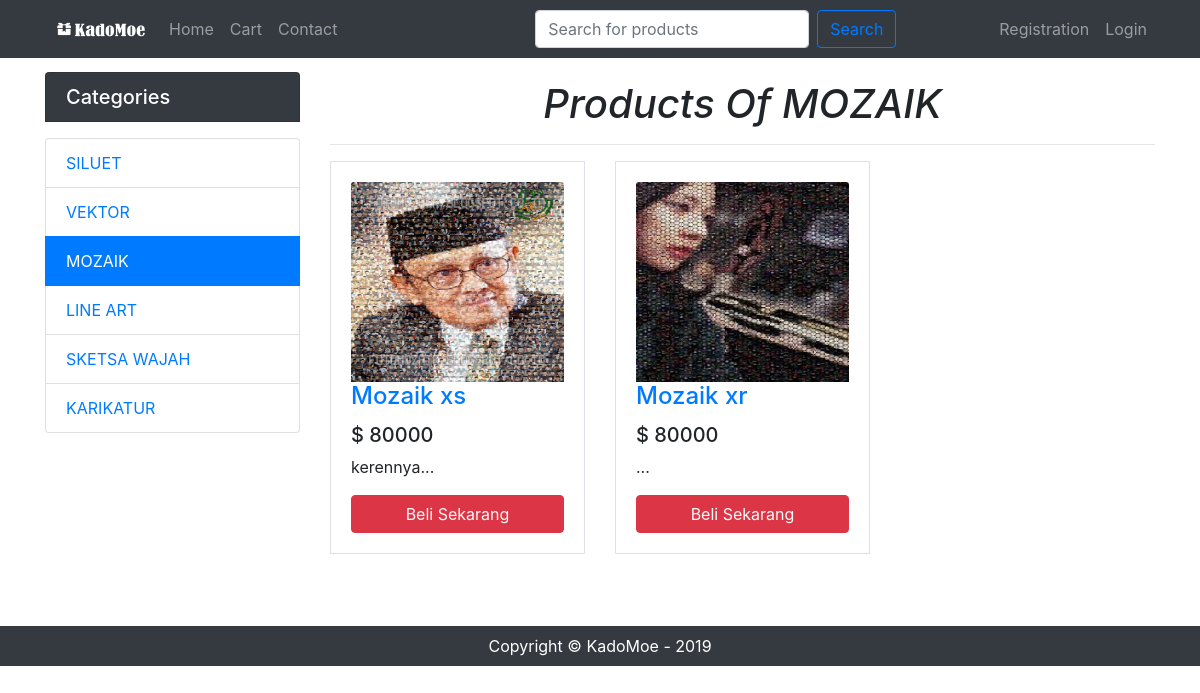
Screenshot of /productsByCat.php?cat_id=21 with the database file from the repository.
### tables this page shows
CREATE TABLE `categories` (
  `id` int(11) NOT NULL,
  `cat_name` varchar(255) NOT NULL
);

CREATE TABLE `products` (
  `pro_id` int(11) NOT NULL,
  `pro_name` varchar(255) NOT NULL,
  `cat_id` int(11) NOT NULL,
  `brand_id` int(11) NOT NULL,
  `price` float NOT NULL,
  `description` text NOT NULL,
  `image` varchar(255) NOT NULL,
  `type` int(11) NOT NULL
);

### classes/category.php (called while the page is built, shortened)
<?php
class category
{
    public function getCategories(){
        $query = "SELECT * FROM categories ORDER BY id DESC";
        $result = db::select($query);
        return $result;
    }
    public function getCategoryById($id){
        $id = mysqli_real_escape_string(db::conn(), $id);
        $query = "SELECT * FROM categories where id = '$id'";
        $result = db::select($query)->fetch_assoc();
        return $result;
    }
}

### lib/db.php (called while the page is built, shortened)
<?php
	class db
	{
		public static function conn()
		{
			try {
				$db = new mysqli('localhost', 'root', '', 'db_KadoMoe');
				return $db;
			} catch (Exception $e) {
				die('Unable to connect ! '.$e->getMessage());
			}
		}
		public static function select($query)
		{
			$result = self::conn()->query($query);
			return $result;
		}
	}
?>

### classes/product.php (called while the page is built, shortened)
<?php
class product
{
    public function getProductsByCategory($cat_id)
    {
        $cat_id = mysqli_real_escape_string(db::conn(), $cat_id);
        $query = "SELECT products.*, brands.brand_name, categories.cat_name FROM products INNER JOIN brands ON products.brand_id = brands.id INNER JOIN categories ON products.cat_id = categories.id WHERE cat_id = '$cat_id'";
        $result = db::select($query);
        return $result;
    }
}

### classes/format.php (called while the page is built, shortened)
<?php
class format
{
    public function textShorten($text, $limit){
        $text = substr($text, 0, $limit);
        $text = substr($text, 0, strrpos($text, ' '));
        $text = $text."...";
        return $text;
    }
}

### productsByCat.php (the view, shortened to what this page needs)
<?php
include "inc/header.php";
?>
<div class="container">
    <div class="row">
        <div class="col-md-3">
            <?php include "inc/categories.php";?>
        </div>
        <div class="col-md-9">
            <br>
            <h1 class="font-italic text-center">
                <?php
                if (isset($_GET['cat_id'])){
                $cat_id = $_GET['cat_id'];
                $cat_name = $cat->getCategoryById($cat_id);
                if ($cat_name){
                    echo "Products Of " . $cat_name['cat_name']."<hr>";
                }
                ?>
            </h1>
            <div class="row">
                <?php
                $pros = $product->getProductsByCategory($cat_id);
                $pro_rows = mysqli_num_rows($pros);
                if ($pro_rows > 0) {
                    while ($pro = $pros->fetch_assoc()) {
                        ?>
                        <div class="col-lg-4 col-md-6 col-sm-6 mb-4">
                            <div class="card-body border">
                                <a href="details.php?pro_id=<?php echo $pro['pro_id']; ?>"><img
                                            class="card-img-top" src="<?php echo $pro['image']; ?>" height="200"
                                            alt=""></a>
                                <h4 class="card-title">
                                    <a href="details.php?pro_id=<?php echo $pro['pro_id']; ?>"><?php echo $pro['pro_name']; ?></a>
                                </h4>
                                <h5>$ <?php echo $pro['price']; ?></h5>
                                <p class="card-text"><?php echo $fm->textShorten($pro['description'], 80); ?></p>
                                <a href="details.php?pro_id=<?php echo $pro['pro_id']; ?>"
                                   class="btn btn-danger text-light btn-block">Beli Sekarang</a>
                            </div>
                        </div>
                    <?php }
                }
                } else { ?>
                    <script>window.location = 'home.php'</script>
                <?php } ?>
            </div>
        </div>
    </div>
</div>
<br>
<?php
include "inc/footer.php";
?>

### inc/categories.php
<h5 class="my-3 bg-dark list-group-item text-white">Categories</h5>
<div class="list-group">
    <?php
    $cts = $cat->getCategories();
    if ($cts) {
        while ($ct = $cts->fetch_assoc()) {
            ?>
            <a href='productsByCat.php?cat_id=<?php echo $ct['id']; ?>' class='list-group-item
<?php
            if (isset($_GET['cat_id']) AND $_GET['cat_id'] == $ct['id']) echo 'active';
            ?>
'><?php echo $ct['cat_name']; ?></a>
        <?php }
    } ?>
</div>

### rows the page displays
categories: cat_name "SILUET"
categories: cat_name "VEKTOR"
categories: cat_name "MOZAIK"
categories: cat_name "LINE ART"
categories: cat_name "SKETSA WAJAH"
categories: cat_name "KARIKATUR"
products: image (picture), pro_name "Mozaik xs", price "80000", description "kerennya..."
products: image (picture), pro_name "Mozaik xr", price "80000", description "..."
